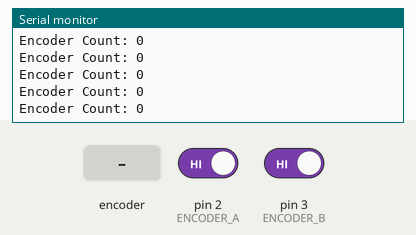
Recording of a sketch running on a simulated Arduino Uno, built with avr-gcc and run on an emulated ATmega328P. Parts: the last lines printed to the serial monitor. Inputs (shaded band) come from the test bench; at power-on: pin 2 (ENCODER_A) HIGH, pin 3 (ENCODER_B) HIGH.

Above: at 1.2 s.
1.3 s: rotary encoder on pin 2 (ENCODER_A) / pin 3 (ENCODER_B) turned 1 step (first pin leading)
At 1.31 s:
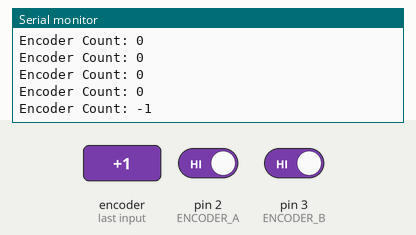
3.0 s: rotary encoder on pin 2 (ENCODER_A) / pin 3 (ENCODER_B) turned 1 step (first pin leading)
At 3.01 s:
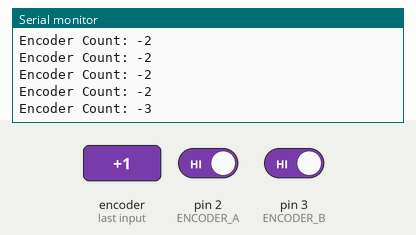
Timing chart, 0 to 6.0 s (numbered marks = the images above; inputs shaded):
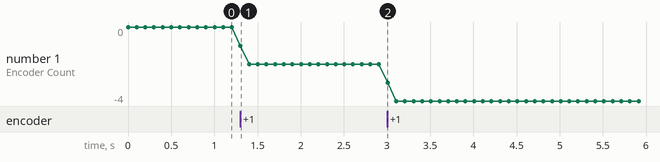

The sketch:

encoder_data.ino
```cpp
volatile long encoderCount = 0;  // Stores encoder position
int lastAState = 0;

#define ENCODER_A 2  // Must be an interrupt pin
#define ENCODER_B 3  // Another interrupt pin

void setup() {
    Serial.begin(115200);

    pinMode(ENCODER_A, INPUT_PULLUP);
    pinMode(ENCODER_B, INPUT_PULLUP);

    // Attach interrupts
    attachInterrupt(digitalPinToInterrupt(ENCODER_A), readEncoder, CHANGE);
}

void loop() {
    Serial.print("Encoder Count: ");
    Serial.println(encoderCount);
    delay(100);
}

void readEncoder() {
    int A = digitalRead(ENCODER_A);
    int B = digitalRead(ENCODER_B);

    if (A == B) {
        encoderCount++;  // Forward rotation
    } else {
        encoderCount--;  // Backward rotation
    }
}
```

Measured:
- after the input at 1.3 s, the serial monitor: prints a new line at once (image 1)
- after the input at 3.0 s, the serial monitor: prints a new line at once (image 2)
- plotted number 1: 0 → -2 after the input at 1.3 s, -2 → -4 after the input at 3.0 s
